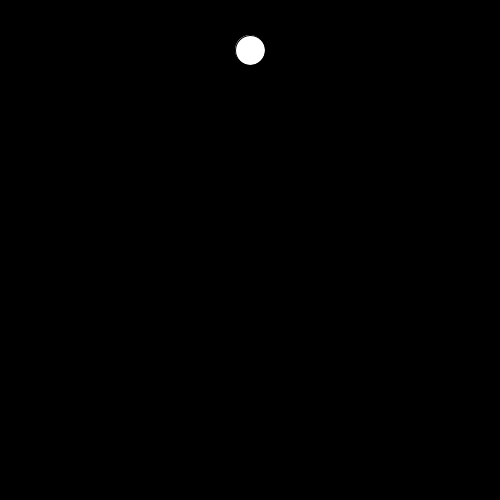
Frame 1 (no input)
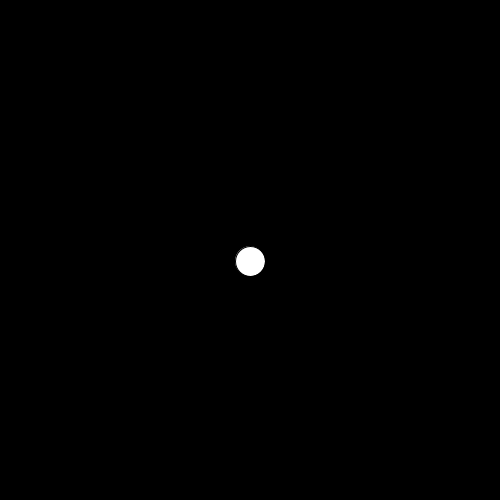
Frame 60 (the mouse pressed at the canvas centre just before this capture)
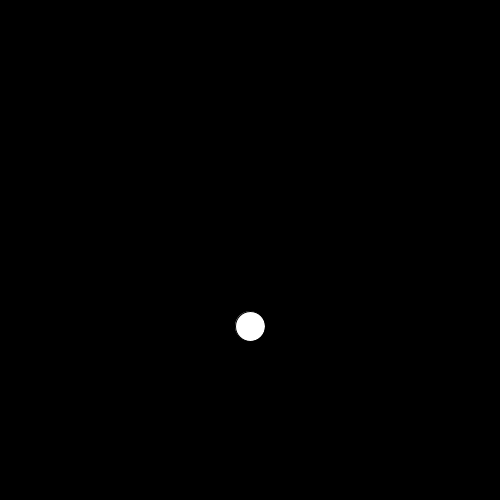
Frame 120 (the mouse held since frame 60 and released just before this capture)

The Processing sketch that drew these frames (run headless with seeded random() and noise(); from frame 60 on, the mouse is pressed at the canvas centre):

// Processing sketch: Mar92018_GraphicsVis
// ── Mar92018_GraphicsVis.pde
float y = 50.0;
float r = 15.0;
float vel = 1;
float accel= 0.1;
float friction = 0.995;

class Particle {
  float x, y;
  float vx, vy;
  float r;

  Particle(float _x, float _y,float _vx, float _vy, float _r) {
    x = _x;
    y = _y;
    vx = _vx;
    vy = _vy;
    r = _r; 
  }
    
  void applyForces(float _fx, float _fy) {
    vy += _fy;
    vx += _fx;
    y += vy;
    x += vx;
  }
  
  void display() {
    ellipse(x, y, r, r);
  }  
}

void setup() {
  size(500, 500);
  ellipseMode(RADIUS);
}  
  
void draw() {
  background(0);
  ellipse(250, y, r, r);
  
  vel += accel;
  vel *= friction;
  y += vel;
  
  if (y > (height - r)) {
    vel = -vel; 
  }
}
